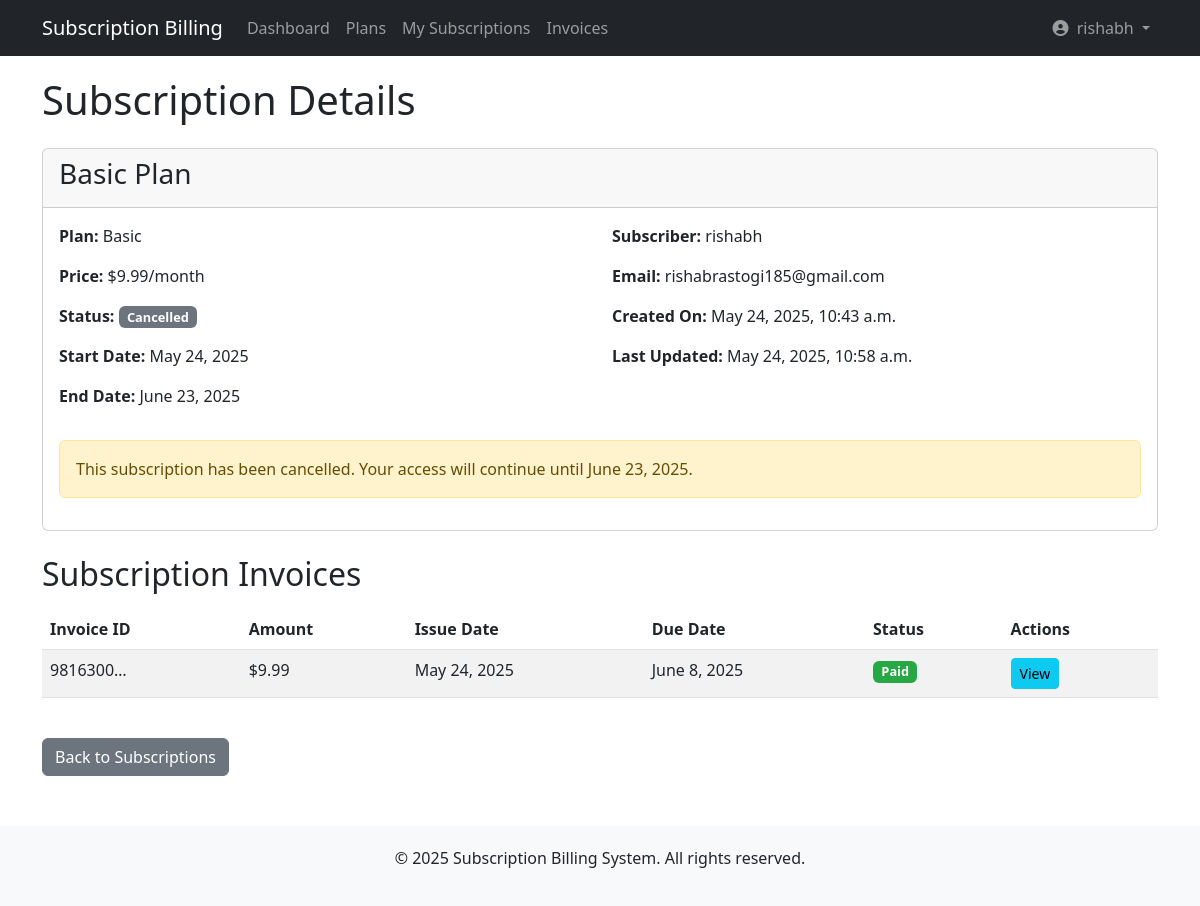
Page /subscriptions/1/ (signed in) on the committed database.
### billing/models.py (models this page shows, shortened)
class Subscription(models.Model):
    STATUS_CHOICES = (
        ('active', 'Active'),
        ('cancelled', 'Cancelled'),
        ('expired', 'Expired'),
    )
    user = models.ForeignKey(User, on_delete=models.CASCADE, related_name='subscriptions')
    email = models.EmailField(null=True, blank=True, help_text="Email address for subscription notifications")
    plan = models.ForeignKey(Plan, on_delete=models.CASCADE)
    start_date = models.DateField(default=timezone.now)
    end_date = models.DateField()
    status = models.CharField(max_length=20, choices=STATUS_CHOICES, default='active')
    created_at = models.DateTimeField(auto_now_add=True)
    updated_at = models.DateTimeField(auto_now=True)

class Plan(models.Model):
    PLAN_TYPES = (
        ('basic', 'Basic'),
        ('pro', 'Pro'),
        ('enterprise', 'Enterprise'),
    )
    name = models.CharField(max_length=50, choices=PLAN_TYPES)
    price = models.DecimalField(max_digits=10, decimal_places=2)
    description = models.TextField()

class Invoice(models.Model):
    STATUS_CHOICES = (
        ('pending', 'Pending'),
        ('paid', 'Paid'),
        ('overdue', 'Overdue'),
        ('cancelled', 'Cancelled'),
    )
    uuid = models.UUIDField(default=uuid.uuid4, editable=False, unique=True)
    user = models.ForeignKey(User, on_delete=models.CASCADE, related_name='invoices')
    subscription = models.ForeignKey(Subscription, on_delete=models.CASCADE, related_name='invoices')
    email = models.EmailField(null=True, blank=True, help_text="Email address for invoice notifications")
    amount = models.DecimalField(max_digits=10, decimal_places=2)
    issue_date = models.DateField(default=timezone.now)
    due_date = models.DateField()
    status = models.CharField(max_length=20, choices=STATUS_CHOICES, default='pending')
    created_at = models.DateTimeField(auto_now_add=True)
    updated_at = models.DateTimeField(auto_now=True)

### billing/views.py (the view)
# urls.py: path('subscriptions/<int:pk>/', SubscriptionDetailView.as_view(), name='subscription_detail'),
class SubscriptionDetailView(LoginRequiredMixin, DetailView):
    model = Subscription
    template_name = 'billing/subscription_detail.html'
    context_object_name = 'subscription'
    def get_queryset(self):
        return Subscription.objects.filter(user=self.request.user)
    def get_context_data(self, **kwargs):
        context = super().get_context_data(**kwargs)
        context['invoices'] = Invoice.objects.filter(
            subscription=self.object
        ).order_by('-issue_date')
        return context

### billing/templates/billing/subscription_detail.html (shortened to what this page needs)
{% extends 'billing/base.html' %}
{% block content %}
<h1 class="mb-4">Subscription Details</h1>
<div class="card mb-4">
    <div class="card-header">
        <h3>{{ subscription.plan.get_name_display }} Plan</h3>
    </div>
    <div class="card-body">
        <div class="row">
            <div class="col-md-6">
                <p><strong>Plan:</strong> {{ subscription.plan.get_name_display }}</p>
                <p><strong>Price:</strong> ${{ subscription.plan.price }}/month</p>
                <p><strong>Status:</strong> <span class="badge badge-{{ subscription.status }}">{{ subscription.get_status_display }}</span></p>
                <p><strong>Start Date:</strong> {{ subscription.start_date }}</p>
                <p><strong>End Date:</strong> {{ subscription.end_date }}</p>
            </div>
            <div class="col-md-6">
                <p><strong>Subscriber:</strong> {{ subscription.user.username }}</p>
                <p><strong>Email:</strong> {{ subscription.user.email }}</p>
                <p><strong>Created On:</strong> {{ subscription.created_at|date:"F j, Y, g:i a" }}</p>
                <p><strong>Last Updated:</strong> {{ subscription.updated_at|date:"F j, Y, g:i a" }}</p>
            </div>
        </div>
        <div class="mt-3">
            {% if subscription.status == 'active' %}
                <a href="{% url 'cancel_subscription' subscription.id %}" class="btn btn-danger">Cancel Subscription</a>
            {% elif subscription.status == 'cancelled' %}
                <div class="alert alert-warning">
                    This subscription has been cancelled. Your access will continue until {{ subscription.end_date }}.
                </div>
            {% elif subscription.status == 'expired' %}
                <div class="alert alert-danger">
                    This subscription has expired. <a href="{% url 'subscribe' subscription.plan.id %}" class="alert-link">Renew your subscription</a> to continue using the service.
                </div>
            {% endif %}
        </div>
    </div>
</div>
<h2 class="mb-3">Subscription Invoices</h2>
{% if invoices %}
    <div class="table-responsive">
        <table class="table table-striped">
            <thead>
                <tr>
                    <th>Invoice ID</th>
                    <th>Amount</th>
                    <th>Issue Date</th>
                    <th>Due Date</th>
                    <th>Status</th>
                    <th>Actions</th>
                </tr>
            </thead>
            <tbody>
                {% for invoice in invoices %}
                <tr>
                    <td>{{ invoice.uuid|truncatechars:8 }}</td>
                    <td>${{ invoice.amount }}</td>
                    <td>{{ invoice.issue_date }}</td>
                    <td>{{ invoice.due_date }}</td>
                    <td>
                        <span class="badge badge-{{ invoice.status }}">{{ invoice.get_status_display }}</span>
                    </td>
                    <td>
                        <a href="{% url 'invoice_detail' invoice.uuid %}" class="btn btn-sm btn-info">View</a>
                    </td>
                </tr>
                {% endfor %}
            </tbody>
        </table>
    </div>
{% else %}
    <div class="alert alert-info">No invoices found for this subscription.</div>
{% endif %}
<div class="mt-4">
    <a href="{% url 'subscriptions' %}" class="btn btn-secondary">Back to Subscriptions</a>
</div>
{% endblock %}

### billing/templates/billing/base.html (shortened to what this page needs)
<!DOCTYPE html>
<html lang="en">
<head>
    <link href="https://cdn.jsdelivr.net/npm/bootstrap@5.3.0/dist/css/bootstrap.min.css" rel="stylesheet">
    <link href="https://cdnjs.cloudflare.com/ajax/libs/font-awesome/6.4.0/css/all.min.css" rel="stylesheet">
</head>
<body>
    <nav class="navbar navbar-expand-lg navbar-dark bg-dark">
        <div class="container">
            <a class="navbar-brand" href="{% url 'dashboard' %}">Subscription Billing</a>
            <div class="collapse navbar-collapse" id="navbarNav">
                <ul class="navbar-nav me-auto">
                    <li class="nav-item">
                        <a class="nav-link" href="{% url 'dashboard' %}">Dashboard</a>
                    </li>
                    <li class="nav-item">
                        <a class="nav-link" href="{% url 'plans' %}">Plans</a>
                    </li>
                    {% if user.is_authenticated %}
                    <li class="nav-item">
                        <a class="nav-link" href="{% url 'subscriptions' %}">My Subscriptions</a>
                    </li>
                    <li class="nav-item">
                        <a class="nav-link" href="{% url 'invoices' %}">Invoices</a>
                    </li>
                    {% endif %}
                </ul>
                <ul class="navbar-nav">
                    {% if user.is_authenticated %}
                    <li class="nav-item dropdown">
                        <a class="nav-link dropdown-toggle" href="#" id="navbarDropdown" role="button" data-bs-toggle="dropdown">
                            <i class="fas fa-user-circle me-1"></i> {{ user.username }}
                        </a>
                    </li>
                    {% endif %}
                </ul>
            </div>
        </div>
    </nav>
    <div class="container">
        {% block content %}{% endblock %}
    </div>
    <footer class="footer">
        <div class="container">
            <p>&copy; {% now "Y" %} Subscription Billing System. All rights reserved.</p>
        </div>
    </footer>
</body>
</html>

### billing/templates/billing/base.html (style rules this page uses)
.navbar { margin-bottom: 20px; }
.footer { margin-top: 50px; padding: 20px 0; background-color: #f8f9fa; text-align: center; }
.card { margin-bottom: 20px; }
.badge { font-size: 0.8em; }
.badge-paid { background-color: #28a745; }
.badge-cancelled { background-color: #6c757d; }

### rows in the picture
Subscription: plan.name "Basic", plan.price "9.99", status "Cancelled", start_date "May 24, 2025", end_date "June 23, 2025", user.username "rishabh", user.email "rishabrastogi185@gmail.com", created_at "May 24, 2025, 10:43 a.m.", updated_at "May 24, 2025, 10:58 a.m."
Invoice: uuid "9816300…", amount "9.99", issue_date "May 24, 2025", due_date "June 8, 2025", status "Paid"

### other values in the picture
{{ user.username }} "rishabh"
